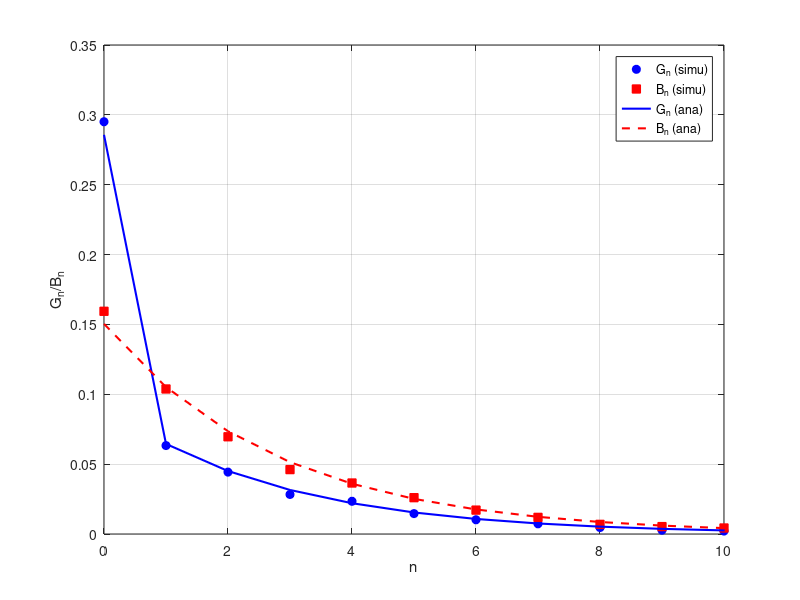

Source code (MATLAB):
%This file is created by Xu Xiaoli on 25/05/2021
%It verifies the analytical results obtained for GE channel analysis of
%blind coding
%#######################################
%This is only valid for PG=0 and PE=1 
%#######################################

clc;
clear;
close all;

%System parameters
lambda=0.3;
N=10000; %Total number of time slots considered

%Channel Parameters
p=0.2; % assume symmetric, p=r
r=p;
PG=0; %erasure probability when the channel is in Good State
PB=1; %erasure probability when the channel is in Bad State

%Blind coding prameter
alpha=1; %when there is no arriving packet,send the coded packets with probability alpha

%Simulate the packet arrival
PacketArrive=(rand(1,N)<lambda);

%Simulate the channel, Assume start from random state
GoodState=zeros(1,N); %Trace the channel state
Transition=(rand(1,N)<p); %whether a transition will occur at certain time
GoodState(1)=(rand<(r/(r+p))); %whether the initial state is G or B

NumTransitions=cumsum(Transition);%total number of Transitions 
flag=mod(NumTransitions,2);
GoodState(2:end)=mod(GoodState(1)+flag(1:end-1),2); 

%=======Trace the decoding behavior============
PackeTransmitted=GoodState.*(rand(1,N)>PG)+(1-GoodState).*(rand(1,N)>PB); %The packet is successfully delivered
GenerateTime=find(PacketArrive==1);
DeliverTime=zeros(1,length(GenerateTime));%to store the deliver time for all the packets
TotalPackets=sum(PacketArrive);
infoPacket=0; 
degree=0;

TraceLackDeg=zeros(1,N);
for i=1:(TotalPackets-1)
    infoPacket=infoPacket+1;
    ChannelStatus=PackeTransmitted(GenerateTime(i):(GenerateTime(i+1)-1));
    tmp=degree+cumsum(ChannelStatus);
    degree=tmp(end);
    if degree>=infoPacket
        %can decode all the previous information packet
        decodingTime=find(tmp==infoPacket,1,'first');%The instance when all the packets are decoded
        DeliverTime(i-infoPacket+1:i)=GenerateTime(i)+decodingTime;%since decoding only happen at the end of the time slot, no need to subtract 1
                %======Trace the lacking degree=
        TraceLackDeg(GenerateTime(i)+1:GenerateTime(i)+decodingTime)=infoPacket-tmp(1:decodingTime);
        
        infoPacket=0;% back to one information packet
        degree=0;
    else
        TraceLackDeg(GenerateTime(i)+1:GenerateTime(i+1))=infoPacket-tmp;
    end
end

%=========See whether the remaining packes can be decoded by the remaining
%time slots of total N time slots
undecoded=infoPacket+1;%total packet remains undecoded
ChannelStatus=PackeTransmitted(GenerateTime(end):N);
tmp=degree+cumsum(ChannelStatus);
degree=tmp(end);
if degree>=undecoded
    decodingTime=find(tmp==undecoded,1,'first');
    DeliverTime(TotalPackets-undecoded+1:end)=GenerateTime(end)+decodingTime;
    undecoded=0;
end

Delivered=TotalPackets-undecoded; %the total number of packets that have been delivered
simuLatency=mean(DeliverTime(1:Delivered)-GenerateTime(1:Delivered))
DeliverRatio=Delivered/TotalPackets;

%=============Find the state probability==============
GoodStateIdx=find(GoodState==1);
BadStateIdx=find(GoodState==0);
TraceLackDeg_G=TraceLackDeg(GoodStateIdx);
TraceLackDeg_B=TraceLackDeg(BadStateIdx);

Pr_Gn=hist(TraceLackDeg_G,0:TotalPackets)/N;
Pr_Bn=hist(TraceLackDeg_B,0:TotalPackets)/N;

%=======Verify the state probability with the analytical results============
a=((1-lambda)*r+(1-p)*lambda)*alpha*(1-lambda);
c=p*lambda+(1-lambda)*alpha*(r+2*lambda*(1-r-p));
b=c-a;
d=lambda*p;
Ana_G=zeros(1,1+TotalPackets);
Ana_G(1)=(a-b)*r/((a-b+d)*(p+r));
Ana_G(2)=d/a*Ana_G(1);
Ana_G(3:end)=(b/a).^(1:TotalPackets-1)*Ana_G(2);

Ana_B=zeros(1,1+TotalPackets);
Ana_B(1)=(a-b)*p/(a*(p+r));
Ana_B(2:end)=(b/a).^(1:TotalPackets)*Ana_B(1);

figure;
plot(0:TotalPackets,Pr_Gn,'bo','MarkerFaceColor','b');
hold on;
plot(0:TotalPackets,Pr_Bn,'rs','MarkerFaceColor','r');
plot(0:TotalPackets,Ana_G,'b-','LineWidth',1.5);
plot(0:TotalPackets,Ana_B,'r--','LineWidth',1.5);
hold off;
xlabel('n');
ylabel('G_n/B_n');
legend('G_n (simu)','B_n (simu)','G_n (ana)','B_n (ana)')
xlim([0,10]);
grid on;

%======Verify the expected latency with the analytical results==============================
delta=(r+p)/((1-lambda)*alpha*r-p*lambda);
t1=(1+p*(1-alpha+alpha*lambda)*(1+lambda*delta)/r)/((1-lambda)*alpha);
tn_ana=t1+(1:TotalPackets-1)*delta;
tn_ana=[0 t1 tn_ana];
Tn_ana=tn_ana+(1+lambda*delta)/r;

TotalLatency_ana=sum(Ana_G.*(1+(1-p)*tn_ana+p*Tn_ana))...
    +sum(Ana_B(1:end-1).*(1+r*tn_ana(2:end)+(1-r)*Tn_ana(2:end)))





